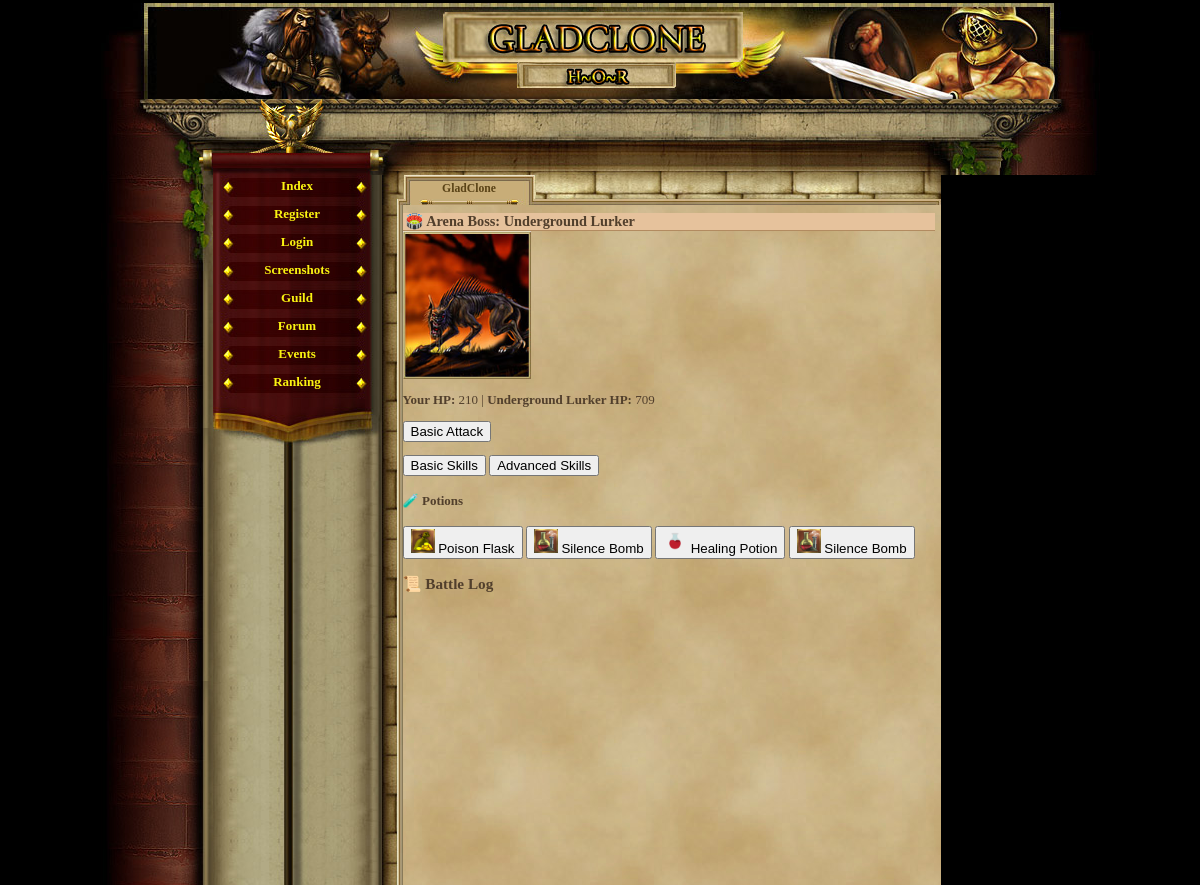
Page /arena_boss.php (signed in) on the committed database.
### tables this page shows
CREATE TABLE `enemies` (
  `id` int(11) NOT NULL AUTO_INCREMENT,
  `name` varchar(100) DEFAULT NULL,
  `level` int(11) DEFAULT NULL,
  `min_hp` int(11) DEFAULT NULL,
  `max_hp` int(11) DEFAULT NULL,
  `min_dmg` int(11) DEFAULT NULL,
  `max_dmg` int(11) DEFAULT NULL,
  `xp_reward` int(11) DEFAULT NULL,
  `gold_reward` int(11) DEFAULT NULL,
  `image` varchar(100) DEFAULT NULL,
  `is_boss` tinyint(1) NOT NULL DEFAULT '0',
  `event_type` varchar(50) DEFAULT NULL,
  PRIMARY KEY (`id`)
);

CREATE TABLE `player_items` (
  `id` int(11) NOT NULL AUTO_INCREMENT,
  `player_id` int(11) NOT NULL,
  `item_id` int(11) NOT NULL,
  `quantity` int(11) NOT NULL DEFAULT '1',
  `equipped` tinyint(1) NOT NULL DEFAULT '0',
  `position` int(11) NOT NULL DEFAULT '0',
  PRIMARY KEY (`id`),
  KEY `player_id` (`player_id`),
  KEY `item_id` (`item_id`),
  CONSTRAINT `player_items_ibfk_1` FOREIGN KEY (`player_id`) REFERENCES `gracze` (`id`),
  CONSTRAINT `player_items_ibfk_2` FOREIGN KEY (`item_id`) REFERENCES `items` (`id`)
);

CREATE TABLE `items` (
  `id` int(11) NOT NULL AUTO_INCREMENT,
  `name` varchar(50) NOT NULL,
  `description` text,
  `type` varchar(20) NOT NULL,
  `attack_bonus` int(11) DEFAULT '0',
  `defense_bonus` int(11) DEFAULT '0',
  `sell_value` int(11) NOT NULL DEFAULT '10',
  `value` int(11) NOT NULL DEFAULT '0',
  `price` int(11) NOT NULL DEFAULT '0',
  `image` varchar(255) DEFAULT 'default.png',
  `slot` varchar(20) NOT NULL DEFAULT 'misc',
  `dex_bonus` int(11) DEFAULT '0',
  `level_required` int(11) DEFAULT '1',
  `effect_type` varchar(10) DEFAULT 'NULL',
  `target_attr` varchar(20) DEFAULT NULL,
  `effect_value` int(11) DEFAULT '0',
  `duration` int(11) DEFAULT '0',
  PRIMARY KEY (`id`)
);

### arena_boss.php (the view, shortened to what this page needs)
<?php
require_once('var/ustawienia.php');
require_once('gora_strony.php');
require_once('menu_l.php');
$player_id = $_SESSION['id'];
$stmt = $conn->prepare("SELECT * FROM gracze WHERE id = ?");
$stmt->bind_param("i", $player_id);
$stmt->execute();
$player = $stmt->get_result()->fetch_assoc();
if (!isset($_SESSION['boss_enemy'])) {
    $enemy = $conn->query("SELECT * FROM enemies WHERE is_boss = 1 ORDER BY RAND() LIMIT 1")->fetch_assoc();
}
$enemy = $_SESSION['boss_enemy'];
$enemy_hp = $_SESSION['boss_enemy_hp'];
$player_hp = $_SESSION['boss_player_hp'];
?>
<h2>🏟️ Arena Boss: <?= htmlspecialchars($enemy['name']) ?></h2>
<img src="images/enemies/<?= htmlspecialchars($enemy['image']) ?>" width="128"><br>
<p><strong>Your HP:</strong> <?= $player_hp ?> | <strong><?= $enemy['name'] ?> HP:</strong> <?= $enemy_hp ?></p>
<?php if ($enemy_hp > 0 && $player_hp > 0): ?>
    <form method="post"><button type="submit" name="action" value="basic">Basic Attack</button></form>
    <button onclick="showTab('basic')">Basic Skills</button>
    <button onclick="showTab('advanced')">Advanced Skills</button>
    <?php
    $potion_query = $conn->query("SELECT pi.id, i.name, i.image FROM player_items pi JOIN items i ON pi.item_id = i.id WHERE pi.player_id = $player_id AND i.type = 'potion'");
    ?>
    <?php if ($potion_query->num_rows > 0): ?>
        <h4>🧪 Potions</h4>
        <form method="post">
        <?php while ($row = $potion_query->fetch_assoc()): ?>
            <button type="submit" name="action" value="use_item">
                <img src="items/<?= $row['image'] ?>" width="24"> <?= $row['name'] ?>
            </button>
        <?php endwhile; ?>
        </form>
    <?php endif; ?>
<?php elseif ($enemy_hp <= 0): ?>
    <h3>🎉 You defeated <?= $enemy['name'] ?>!</h3>
    <form method="post"><button name="reset">Start New Boss</button></form>
<?php else: ?>
    <h3>💀 You were defeated.</h3>
    <form method="post"><button name="reset">Try Again</button></form>
<?php endif; ?>
<h3>📜 Battle Log</h3>

### game_05.css (style rules this page uses)
body, html { margin: 0; padding: 0; font-family:"Palatino Linotype", "Times New Roman", Times, serif; text-align: center; color: #513F2C; background-color: #000; font-size:16px; }
h2 { text-align:left; border-bottom:1px solid #b28b60; color:#513F2C; background-color:#e6c29c; margin:8px 0px 0px 0px; padding-left:3px; font-size:1.1em; }

### rows in the picture
enemies: name "Underground Lurker", image (picture)
player_items: item.image (picture), item.name "Poison Flask"
player_items: item.image (picture), item.name "Silence Bomb"
player_items: item.image (picture), item.name "Healing Potion"
player_items: item.image (picture), item.name "Silence Bomb"

### other values in the picture
$player_hp "210"
$enemy_hp "709"
